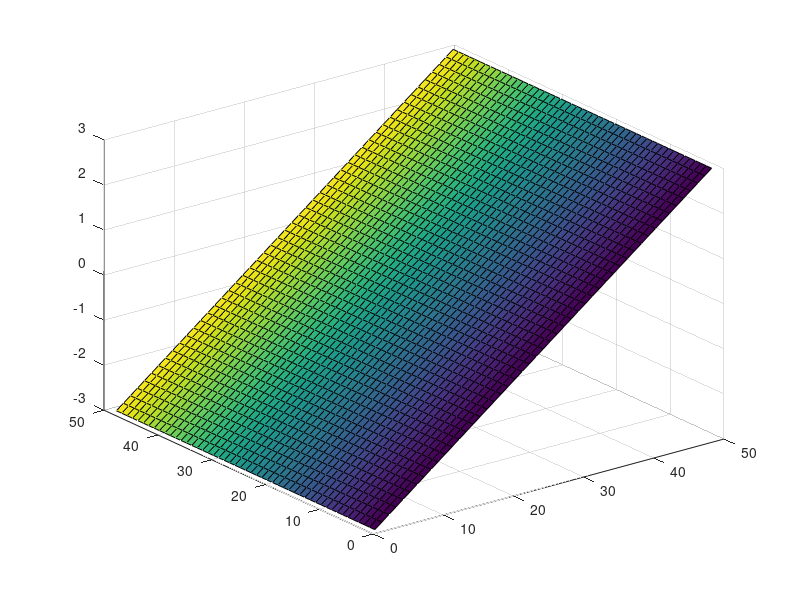

The MATLAB script that drew this image:
x=0:0.1:10;
y=gaussmf(x,[2 5]);
plot(x,y)
xlabel('gaussmf, P=[2 5]')




mu = [0 0]; 
SIGMA = [.9 .4; .4 .3]; 
X = mvnrnd(mu,SIGMA,10); 
X2=[-.1:.01:.1;-1:.1:1]';
p = mvnpdf(X2,mu,SIGMA); 

surf(X2,p)
mesh(X2,p)
plot(X2(:,2),p)

[Xx,Yy] = meshgrid(-3:.125:3);
Z = peaks(Xx,Yy);
mesh(Xx,Yy,Z);
surf(Xx,Yy)

c=cov(X);